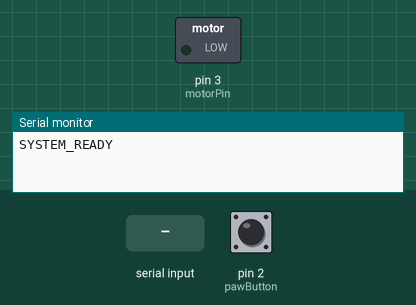
A sketch run on a simulated Arduino Uno, built with avr-gcc and run on an emulated ATmega328P. Shown: switched loads named in the sketch (green lamp = pin HIGH), the last lines printed to the serial monitor. The test bench sets the inputs (shaded band); at power-on: pin 2 (pawButton) HIGH.

Above: at 1.2 s.
1.3 s: pin 2 (pawButton) pulled LOW for 0.15 s
At 1.8 s:
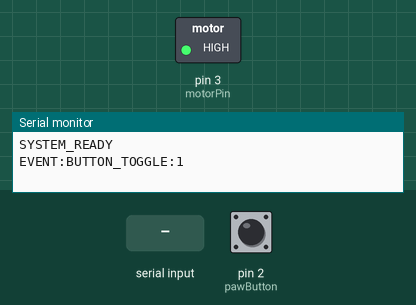
4.4 s: "BLINK:1\n" received over Serial
At 5.8 s:
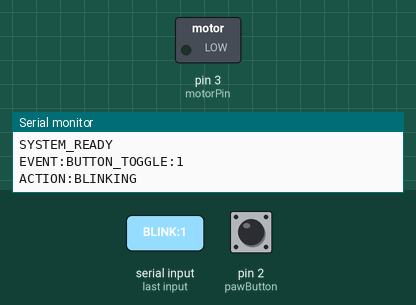
Timing chart, 0 to 7.4 s (numbered marks = the images above; inputs shaded):
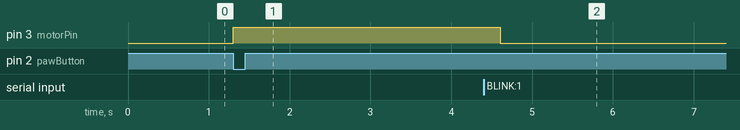

Measured:
- after the input at 1.3 s, pin 3 (motorPin): LOW → HIGH at once
- after the input at 4.4 s, pin 3 (motorPin): HIGH → LOW after 0.21 s

The sketch:

arduino.ino
```cpp
const int motorPin = 3;
const int pawButton = 2;

bool motorState = false;
bool lastButtonState = HIGH;
unsigned long lastDebounceTime = 0;
const unsigned long debounceDelay = 50;

void setup() {
  pinMode(motorPin, OUTPUT);
  pinMode(pawButton, INPUT_PULLUP);

  // Note: If using /dev/ttyAMA0 (GPIO pins), ensure
  // you aren't using the Serial console for Linux!
  Serial.begin(9600);
  Serial.println("SYSTEM_READY");
}

void loop() {
  checkButton();
  readSerial();
}

void checkButton() {
  bool currentButtonState = digitalRead(pawButton);
  if ((lastButtonState == HIGH) && (currentButtonState == LOW)) {
    if (millis() - lastDebounceTime > debounceDelay) {
      motorState = !motorState;
      digitalWrite(motorPin, motorState ? HIGH : LOW);
      Serial.print("EVENT:BUTTON_TOGGLE:");
      Serial.println(motorState);
      lastDebounceTime = millis();
    }
  }
  lastButtonState = currentButtonState;
}

void readSerial() {
  if (Serial.available() > 0) {
    // Read until the newline character \n sent by Python
    String input = Serial.readStringUntil('\n');
    input.trim();

    // Logic to parse "HEAD:75,BLINK:1"
    // For simplicity, let's look for keywords:
    if (input.indexOf("HEAD:") >= 0) {
      int headPos = extractValue(input, "HEAD:");
      Serial.print("ACTION:MOVING_HEAD_TO:");
      Serial.println(headPos);
      // analogWrite(headServoPin, headPos);
    }

    if (input.indexOf("BLINK:1") >= 0) {
      Serial.println("ACTION:BLINKING");
      digitalWrite(motorPin, HIGH);
      delay(200);
      digitalWrite(motorPin, LOW);
    }
  }
}

// Helper function to find the number after a label
int extractValue(String data, String label) {
  int pos = data.indexOf(label);
  if (pos == -1) return -1;
  int start = pos + label.length();
  int end = data.indexOf(',', start);
  if (end == -1) end = data.length();
  return data.substring(start, end).toInt();
}
```
